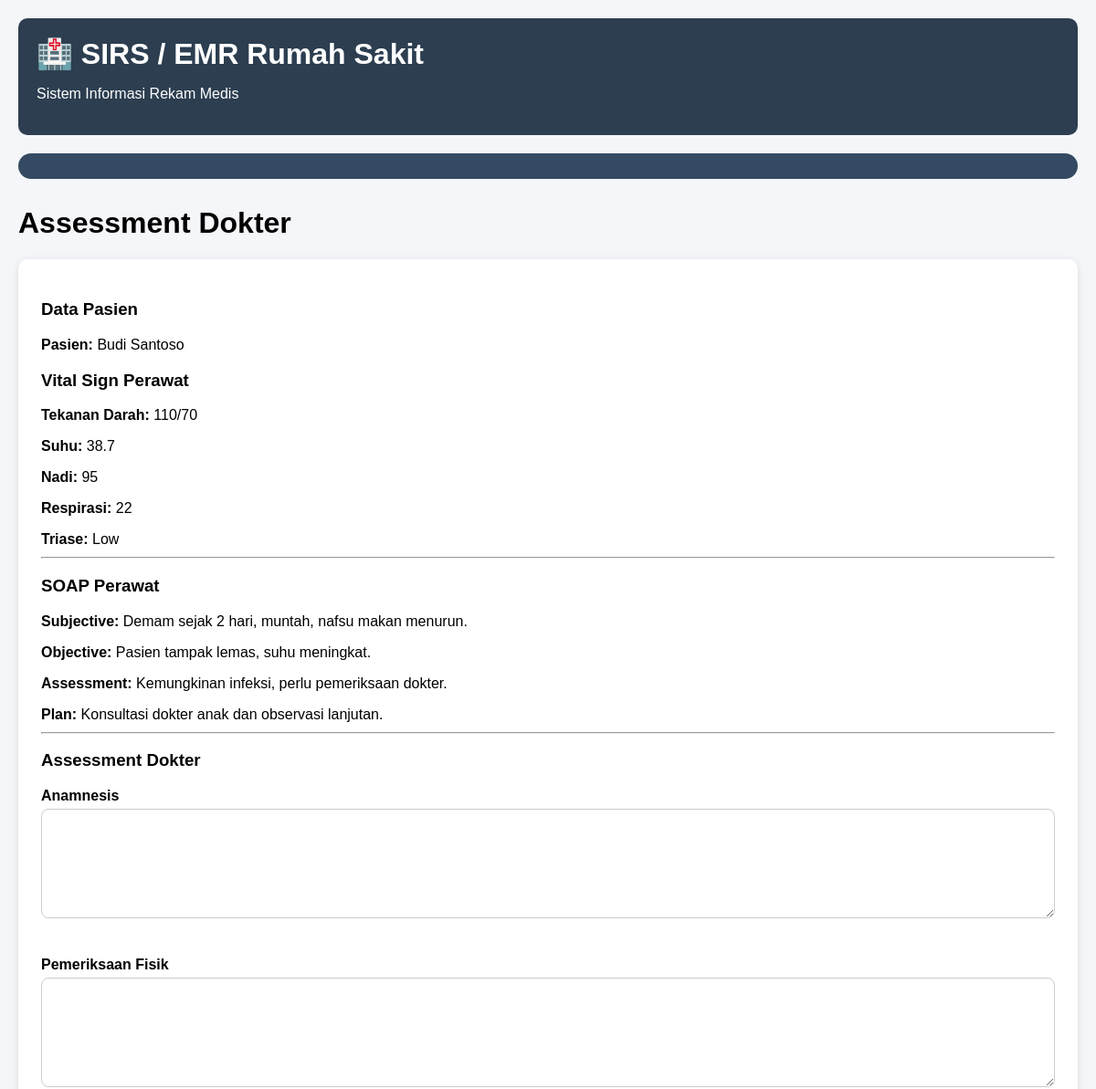
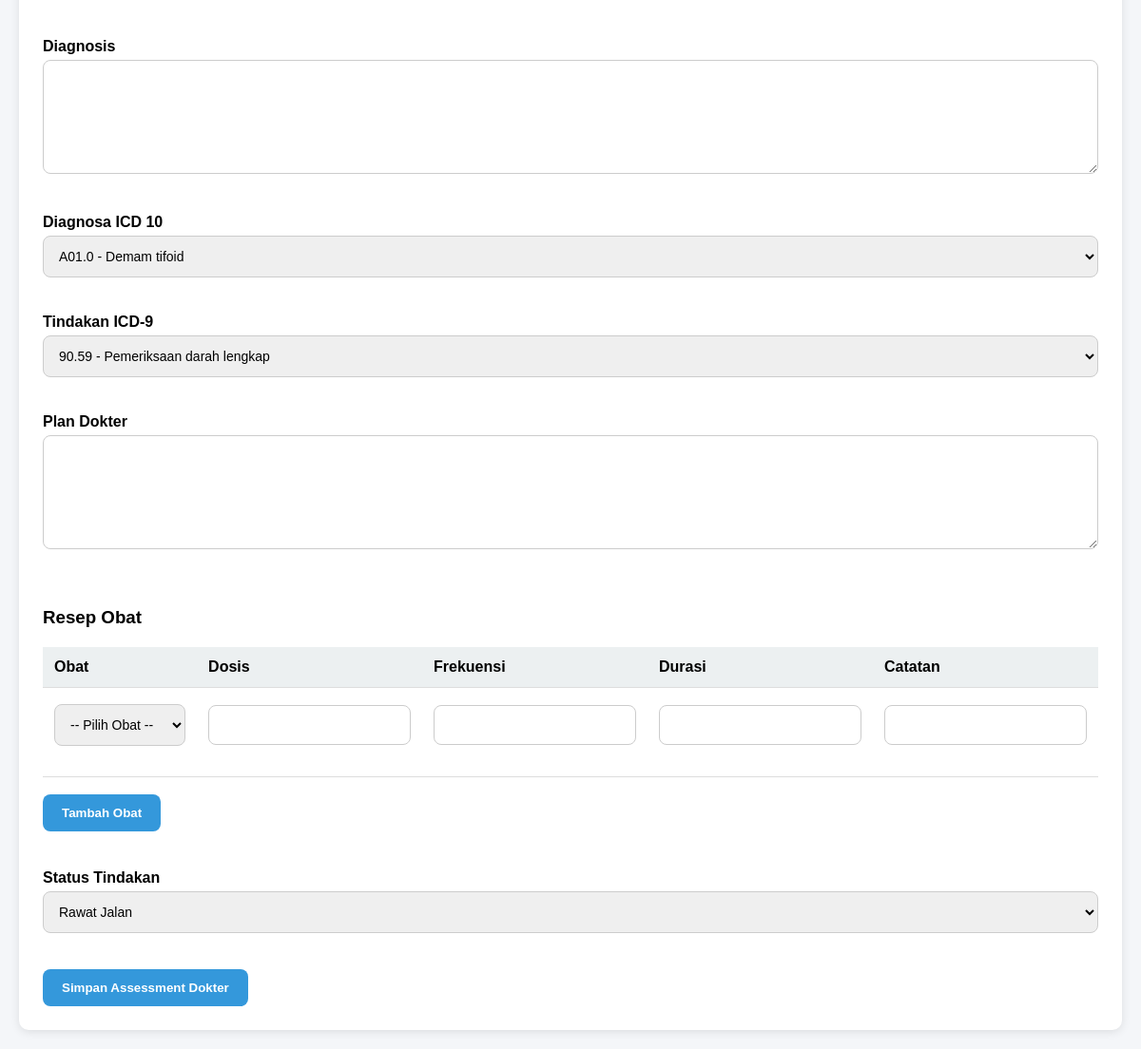
/modules/doctor/assessment.php?id=1, run on the app's committed database (2 pictures, top to bottom).
### tables this page shows
CREATE TABLE `nurse_assessments` (
  `id` int(11) NOT NULL,
  `visit_id` int(11) NOT NULL,
  `nurse_id` int(11) DEFAULT NULL,
  `blood_pressure` varchar(20) DEFAULT NULL,
  `temperature` decimal(4,1) DEFAULT NULL,
  `pulse` int(11) DEFAULT NULL,
  `respiration` int(11) DEFAULT NULL,
  `oxygen_saturation` varchar(10) DEFAULT NULL,
  `subjective` text DEFAULT NULL,
  `objective` text DEFAULT NULL,
  `assessment` text DEFAULT NULL,
  `plan` text DEFAULT NULL,
  `triage_level` enum('low','medium','high','emergency') DEFAULT 'low',
  `assigned_poli_id` int(11) DEFAULT NULL,
  `assigned_doctor_id` int(11) DEFAULT NULL,
  `created_at` timestamp NOT NULL DEFAULT current_timestamp()
);

CREATE TABLE `patients` (
  `id` int(11) NOT NULL,
  `medical_record_number` varchar(50) NOT NULL,
  `nik` varchar(30) DEFAULT NULL,
  `full_name` varchar(100) NOT NULL,
  `gender` enum('male','female') NOT NULL,
  `birth_date` date DEFAULT NULL,
  `phone` varchar(20) DEFAULT NULL,
  `address` text DEFAULT NULL,
  `created_at` timestamp NOT NULL DEFAULT current_timestamp()
);

### modules/doctor/assessment.php (the view, shortened to what this page needs)
<?php
include '../../config/database.php';
$visit_id = $_GET['id'];
$nurse_query = mysqli_query(
    $conn,
    "SELECT nurse_assessments.*,
patients.full_name
FROM nurse_assessments
JOIN visits
ON nurse_assessments.visit_id = visits.id
JOIN patients
ON visits.patient_id = patients.id
WHERE visit_id = '$visit_id'"
);
$nurse = mysqli_fetch_assoc($nurse_query);
$icd_query = mysqli_query(
    $conn,
    "SELECT * FROM icd_codes"
);
$procedure_query = mysqli_query(
    $conn,
    "SELECT * FROM icd9_procedures"
);
include '../../templates/header.php';
include '../../templates/navbar.php';
?>
<h1>Assessment Dokter</h1>
<div class="form-card">
    <h3>Data Pasien</h3>
    <p><b>Pasien:</b>
        <?= $nurse['full_name']; ?></p>
    <h3>Vital Sign Perawat</h3>
    <p>
        <b>Tekanan Darah:</b>
        <?= $nurse['blood_pressure']; ?>
    </p>
    <p>
        <b>Suhu:</b>
        <?= $nurse['temperature']; ?>
    </p>
    <p>
        <b>Nadi:</b>
        <?= $nurse['pulse']; ?>
    </p>
    <p>
        <b>Respirasi:</b>
        <?= $nurse['respiration']; ?>
    </p>
    <p>
        <b>Triase:</b>
        <?= ucfirst($nurse['triage_level']); ?>
    </p>
    <hr>
    <h3>SOAP Perawat</h3>
    <p><b>Subjective:</b>
        <?= $nurse['subjective']; ?></p>
    <p><b>Objective:</b>
        <?= $nurse['objective']; ?></p>
    <p><b>Assessment:</b>
        <?= $nurse['assessment']; ?></p>
    <p><b>Plan:</b>
        <?= $nurse['plan']; ?></p>
    <hr>
    <form action="save_assessment.php" method="POST">
        <h3>Assessment Dokter</h3>
        <label>Anamnesis</label><br>
        <textarea name="anamnesis" required></textarea><br><br>
        <label>Pemeriksaan Fisik</label><br>
        <textarea name="physical_exam" required></textarea><br><br>
        <label>Diagnosis</label><br>
        <textarea name="diagnosis" required></textarea><br><br>
        <label>Diagnosa ICD 10</label><br>
        <select name="icd_id" required>
            <?php while ($icd = mysqli_fetch_assoc($icd_query)) { ?>
                <option value="<?= $icd['id']; ?>">
                    <?= $icd['icd_code']; ?>
                    -
                </option>
            <?php } ?>
        </select>
        <br><br>
        <label>Tindakan ICD-9</label><br>
        <select name="procedure_icd9_id" required>
            <?php while ($procedure = mysqli_fetch_assoc($procedure_query)) { ?>
                <option value="<?= $procedure['id']; ?>">
                    <?= $procedure['procedure_code']; ?>
                    -
                </option>
            <?php } ?>
        </select>
        <br><br>
        <label>Plan Dokter</label><br>
        <textarea name="doctor_plan"></textarea><br><br>
        <h3>Resep Obat</h3>
        <div class="table-container">
            <table id="medicine-table">
                <tr>
                    <th>Obat</th>
                    <th>Dosis</th>
                    <th>Frekuensi</th>
                    <th>Durasi</th>
                    <th>Catatan</th>
                </tr>
                <tr>
                    <td>
                        <select name="medicine_id[]">
                            <option value="">
                                -- Pilih Obat --
                            </option>
                        </select>
                    </td>
                    <td>
                        <input type="text" name="dosage[]">
                    </td>
                    <td>
                        <input type="text" name="frequency[]">
                    </td>
                    <td>
                        <input type="text" name="duration[]">
                    </td>
                    <td>
                        <input type="text" name="medicine_notes[]">
                    </td>
                </tr>
            </table>
        </div>
        <br>
        <button type="button" class="action-btn" onclick="addMedicineRow()">
            Tambah Obat
        </button>
        <label style="display:block; margin-top:20px;">
            Status Tindakan
        </label>
        <select name="treatment_status">
            <option value="outpatient">
                Rawat Jalan
            </option>
        </select>
        <br><br>
        <button type="submit">
            Simpan Assessment Dokter
        </button>
    </form>
</div>
<?php
include '../../templates/footer.php';
?>

### assets/css/style.css (style rules this page uses)
body { font-family: Arial, sans-serif; background: #f4f6f9; margin: 0; padding: 20px; }
.action-btn { display: inline-block; background: #3498db; color: white; padding: 12px 20px; border-radius: 8px; text-decoration: none; margin-right: 10px; font-weight: bold; margin-bottom: 20px; }
table { width: 100%; border-collapse: collapse; background: white; }
th, td { padding: 12px; border-bottom: 1px solid #ddd; text-align: left; }
th { background: #ecf0f1; }
.table-container { overflow-x: auto; margin-top: 20px; }
input, select, textarea { width: 100%; padding: 10px; margin-top: 5px; margin-bottom: 15px; border: 1px solid #ccc; border-radius: 5px; box-sizing: border-box; }
button { background: #3498db; color: white; border: none; padding: 10px 20px; border-radius: 5px; cursor: pointer; }
.form-card { background: white; padding: 25px; border-radius: 10px; box-shadow: 0 2px 10px rgba(0,0,0,0.1); margin-top: 20px; }
label { font-weight: bold; }
textarea { min-height: 120px; resize: vertical; }
input, textarea, select { width: 100%; padding: 12px; margin-top: 5px; margin-bottom: 20px; border: 1px solid #ccc; border-radius: 8px; box-sizing: border-box; font-size: 14px; }
button { background: #3498db; color: white; border: none; padding: 12px 20px; border-radius: 8px; cursor: pointer; font-weight: bold; }
.form-card p { margin-bottom: 10px; font-size: 16px; }

### data on the page
nurse_assessments: patients.full_name "Budi Santoso", blood_pressure "110/70", temperature "38.7", pulse "95", respiration "22", triage_level "Low", subjective "Demam sejak 2 hari, muntah, nafsu makan menurun.", objective "Pasien tampak lemas, suhu meningkat.", assessment "Kemungkinan infeksi, perlu pemeriksaan dokter.", plan "Konsultasi dokter anak dan observasi lanjutan."

### other printed values
form field icd_id "A01.0 - Demam tifoid"
form field procedure_icd9_id "90.59 - Pemeriksaan darah lengkap"
